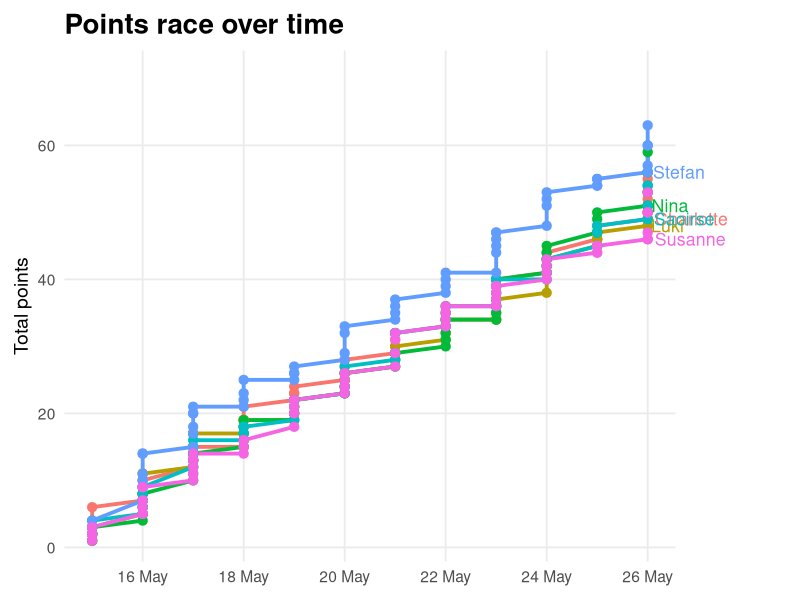

Source code (R):
## ---- chunk 1
#| echo: false
#| message: false
#| warning: false

library(tidyverse)
library(lubridate)

site_timezone <- "Europe/Zurich"

flags <- tribble(
  ~team, ~flag,
  "DE",  "🇩🇪",
  "GER", "🇩🇪",
  "FIN", "🇫🇮",
  "SUI", "🇨🇭",
  "CH",  "🇨🇭",
  "USA", "🇺🇸",
  "AUT", "🇦🇹",
  "LAT", "🇱🇻",
  "GB",  "🇬🇧",
  "HUN", "🇭🇺",
  "CAN", "🇨🇦",
  "SWE", "🇸🇪",
  "CZE", "🇨🇿",
  "SVK", "🇸🇰",
  "DEN", "🇩🇰",
  "NOR", "🇳🇴",
  "KAZ", "🇰🇿",
  "FRA", "🇫🇷",
  "SLO", "🇸🇮",
  "ITA", "🇮🇹",
  "POL", "🇵🇱"
)

team_label <- function(team_code) {
  flag <- flags$flag[match(team_code, flags$team)]
  ifelse(is.na(flag), team_code, paste(flag, team_code))
}

guesses <- read_csv("data/guesses.csv", show_col_types = FALSE) |>
  mutate(
    Date = dmy(Date),
    Time = format(strptime(Time, format = "%H:%M"), "%H:%M"),
    match_start = ymd_hm(
      paste(Date, Time),
      tz = site_timezone
    ),
    match_date = as_date(match_start, tz = site_timezone),
    pred_goal_1 = as.integer(pred_goal_1),
    pred_goal_2 = as.integer(pred_goal_2)
  )

results <- read_csv("data/results.csv", show_col_types = FALSE) |>
  mutate(
    actual_goal_1 = as.integer(actual_goal_1),
    actual_goal_2 = as.integer(actual_goal_2)
  )

scored <- guesses |>
  left_join(
    results |>
      select(group, match_id, actual_goal_1, actual_goal_2),
    by = c("group", "match_id")
  ) |>
  mutate(
    match_finished = !is.na(actual_goal_1) & !is.na(actual_goal_2),

    pred_outcome = case_when(
      pred_goal_1 > pred_goal_2 ~ "team_1",
      pred_goal_1 < pred_goal_2 ~ "team_2",
      TRUE ~ "draw"
    ),

    actual_outcome = case_when(
      actual_goal_1 > actual_goal_2 ~ "team_1",
      actual_goal_1 < actual_goal_2 ~ "team_2",
      TRUE ~ "draw"
    ),

    pred_diff = pred_goal_1 - pred_goal_2,
    actual_diff = actual_goal_1 - actual_goal_2,

    points = case_when(
  !match_finished ~ NA_integer_,
  pred_goal_1 == actual_goal_1 & pred_goal_2 == actual_goal_2 ~ 3L,
  pred_diff == actual_diff ~ 2L,
  pred_outcome == actual_outcome ~ 1L,
  TRUE ~ 0L
)
  )
## ---- chunk 2
#| echo: false
#| results: asis

now_time <- now(tzone = site_timezone)
today_date <- today(tzone = site_timezone)

todays_games <- guesses |>
  mutate(
    match_date = as_date(match_start, tz = site_timezone)
  ) |>
  filter(
    match_date == today_date
  ) |>
  arrange(match_start, group, match_id, player_name)

if (nrow(todays_games) == 0) {
  cat("No games scheduled for today.")
} else {
  
  match_list <- todays_games |>
    distinct(match_id, group, team_1, team_2, Time, match_start) |>
    arrange(match_start)
  
  for (i in seq_len(nrow(match_list))) {
    
    this_match <- match_list[i, ]
    
    match_guesses <- todays_games |>
      filter(
        match_id == this_match$match_id,
        group == this_match$group
      ) |>
      mutate(
        Guess = paste0(pred_goal_1, "–", pred_goal_2)
      ) |>
      select(
        Player = player_name,
        Guess
      )
    
    cat('<div class="match-card">\n')
    
    cat(
      '<div class="match-title">',
      team_label(this_match$team_1),
      ' – ',
      team_label(this_match$team_2),
      '</div>\n',
      sep = ""
    )
    
    cat(
      '<div class="match-time">Puck drop: ',
      this_match$Time,
      '</div>\n',
      sep = ""
    )
    
    print(
      knitr::kable(
        match_guesses,
        format = "html",
        align = c("l", "c")
      )
    )
    
    cat('</div>\n\n')
  }
}
## ---- chunk 3
#| echo: false

today_date <- today(tzone = site_timezone)

leaderboard <- scored |>
  filter(match_finished) |>
  mutate(
    match_date = as_date(match_start, tz = site_timezone)
  ) |>
  group_by(player_name) |>
  summarise(
    total_points = sum(points, na.rm = TRUE),
    points_today = sum(if_else(match_date == today_date, points, 0L), na.rm = TRUE),
    exact_scores = sum(points == 3, na.rm = TRUE),
    correct_goal_diff = sum(points == 2, na.rm = TRUE),
    correct_winner = sum(points == 1, na.rm = TRUE),
    matches_scored = n(),
    .groups = "drop"
  ) |>
  arrange(
    desc(total_points),
    desc(points_today),
    desc(exact_scores),
    desc(correct_goal_diff),
    desc(correct_winner),
    player_name
  ) |>
  mutate(
    rank = row_number(),
    rank_display = case_when(
      rank == 1 ~ "🥇 1",
      rank == 2 ~ "🥈 2",
      rank == 3 ~ "🥉 3",
      TRUE ~ as.character(rank)
    ),
    points_today_display = if_else(
      points_today > 0,
      paste0("+", points_today),
      "0"
    )
  ) |>
  select(
    rank_display,
    player_name,
    total_points,
    points_today_display,
    exact_scores,
    correct_goal_diff,
    correct_winner,
    matches_scored
  )
## ---- chunk 4
#| echo: false
#| message: false

knitr::kable(
  leaderboard,
  col.names = c(
    "Rank",
    "Player",
    "Total points",
    "Today",
    "Exact score",
    "Goal diff.",
    "Winner",
    "Matches scored"
  )
)
## ---- chunk 5
#| echo: false
#| fig-width: 8
#| fig-height: 5

points_over_time <- scored |>
  filter(match_finished) |>
  mutate(
    match_date = as_date(match_start, tz = site_timezone)
  ) |>
  arrange(match_start, match_id) |>
  group_by(player_name, match_start, match_date, match_id) |>
  summarise(
    points_this_match = sum(points, na.rm = TRUE),
    .groups = "drop"
  ) |>
  group_by(player_name) |>
  arrange(match_start, .by_group = TRUE) |>
  mutate(
    total_points = cumsum(points_this_match)
  ) |>
  ungroup()

line_labels <- points_over_time |>
  group_by(player_name) |>
  slice_max(match_date, n = 1, with_ties = FALSE) |>
  ungroup()

if (nrow(points_over_time) > 0) {
  ggplot(
    points_over_time,
    aes(
      x = match_date,
      y = total_points,
      color = player_name,
      group = player_name
    )
  ) +
    geom_line(linewidth = 1.3) +
    geom_point(size = 2.8) +
    geom_text(
      data = line_labels,
      aes(label = player_name),
      hjust = -0.1,
      size = 4.5,
      show.legend = FALSE
    ) +
    labs(
      x = NULL,
      y = "Total points",
      title = "Points race over time"
    ) +
    scale_x_date(date_labels = "%d %b") +
    scale_y_continuous(expand = expansion(mult = c(0.05, 0.18))) +
    coord_cartesian(clip = "off") +
    theme_minimal(base_size = 14) +
    theme(
      plot.title = element_text(face = "bold", size = 20),
      legend.position = "none",
      panel.grid.minor = element_blank(),
      plot.margin = margin(10, 90, 10, 10)
    )
}
## ---- chunk 6
#| echo: false

scored |>
  filter(match_finished) |>
  mutate(
    Match = paste0(team_label(team_1), " ", actual_goal_1, "–", actual_goal_2, " ", team_label(team_2)),
    Prediction = paste0(pred_goal_1, "–", pred_goal_2)
  ) |>
  select(
    Player = player_name,
    Match,
    Prediction,
    Points = points
  ) |>
  arrange(Match, desc(Points), Player) |>
  knitr::kable()
